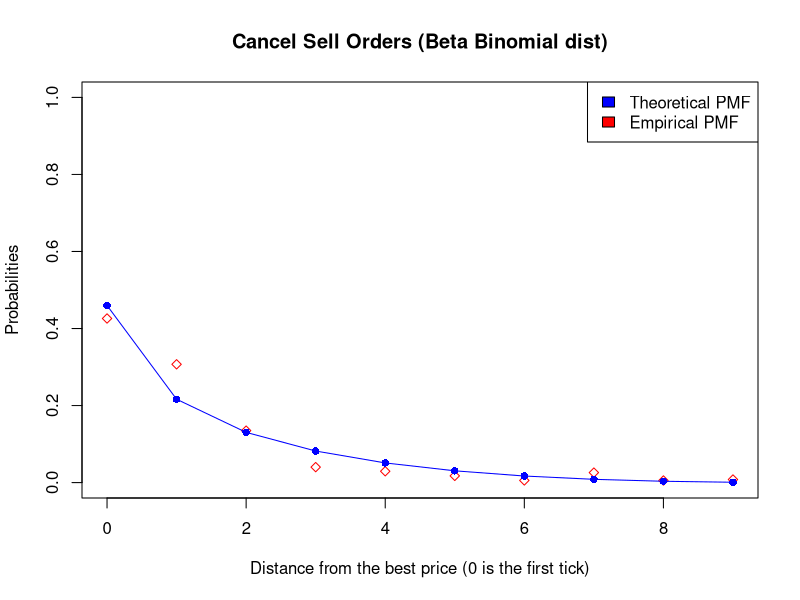

Write R code to recreate this figure. (Note: this script raises an error after producing the figure.)
# MLE for Beta Binomial Distribution

MyData <- read.csv(file="sep_20_normalized_quantities.csv")

limitBuyMean <- MyData[1,2:11]
limitSellMean <- MyData[2,2:11]
cancelBuyMean <- MyData[3,2:11]
cancelSellMean <- MyData[4,2:11]

selectedOrder <- cancelBuyMean # Change this line to select other orders.

obs <- c(0, 1, 2, 3, 4, 5, 6, 7, 8, 9)
freq <- selectedOrder
data <- rep(obs, freq)

n = length(obs)-1

x = 0:n

# Using Optim Function
# par[1] is alpha
# par[2] is beta

loglik_bb <- function(x, n, par){
  -sum(log(choose(n, x)) + log(beta(x + par[1], n - x + par[2])) - log(beta(par[1], par[2])))
}

parameters = optim(fn=loglik_bb, par = c(1,1), x = data, n = n)$par

a = parameters[1]
b = parameters[2]

bb_pmf <- function(n, k, a, b) {
  return(choose(n,k)*beta(k+a, n-k+b)/beta(a,b))
}

# first plot
plot(0:9, freq/sum(freq),col="red", 
     xlab = "Distance from the best price (0 is the first tick)",
     ylab = "Probabilities", main = "Cancel Sell Orders (Beta Binomial dist)",
     pch=23, ylim=range(c(0,1)))

par(new = TRUE)
plot(0:9, bb_pmf(9,0:9,a,b), col="blue", pch=16, ylim=range(c(0,1)), axes = FALSE, xlab = "", ylab = "")
lines(0:9, bb_pmf(9,0:9,a,b), col="blue")

sum(bb_pmf(9,0:9,a,b))

legend("topright",
       c("Theoretical PMF","Empirical PMF"),
       fill=c("blue","red")
)

# Chi Squared Test for Beta Binomial

observed_freq <- as.numeric(selectedOrder)
expected_freq <- bb_pmf(9,0:9,a,b)*sum(selectedOrder)

chi_sq = sum((observed_freq - expected_freq)^2 / expected_freq)

# qchisq(0.95, degree of freedom)

# Limit Buy:    0.1054
# Limit Sell:   0.0613
# Cancel Buy:   0.1785
# Cancel Sell:  0.0840


pchisq(9, )

# CDF
# first plot
plot(0:9, cumsum(c(freq/sum(freq))),col="red", 
     xlab = "Distance from the best price (0 is the first tick)",
     ylab = "Probabilities", main = "Cancel Sell Orders (Beta Binomial dist)",
     pch=23, ylim=range(c(0,1)))

par(new = TRUE)
plot(0:9, cumsum(bb_pmf(9,0:9,a,b)), col="blue", pch=16, ylim=range(c(0,1)), axes = FALSE, xlab = "", ylab = "")
lines(0:9, cumsum(bb_pmf(9,0:9,a,b)), col="blue")


# Multinomial Sampling
# sample(y, 10, replace = TRUE)

# 4e 4 matris upper triangle
# hnull true olma olasiligi pvalue
# t test ile karsilastir 

# 20 deney sample al 4 grup icin de her deneyde 4 durum birbirleriyle t test en sonunda average al
# Conditional sor zehra hocaya
# 7 saatlik aralik icin beta binomial et, chisquared skoru cikar karsilastir pchisq() sonucu ile
# Kullback Leibler (KL)
